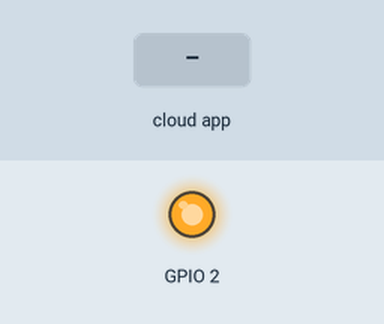
A sketch run on a simulated ESP8266 (NodeMCU). Shown: output pins drawn as LEDs (lit = HIGH). The inputs (shaded band) are chosen by the test bench.

Above: at 2.7 s.
2.8 s: the phone or cloud app sets 0 to 1
At 4.5 s:
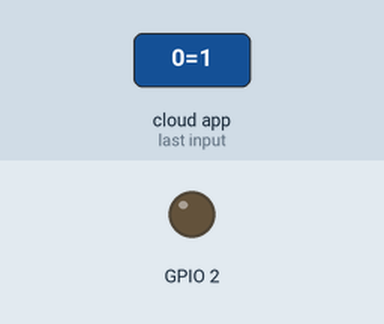
5.0 s: the phone or cloud app sets 0 to 0
At 6.1 s:
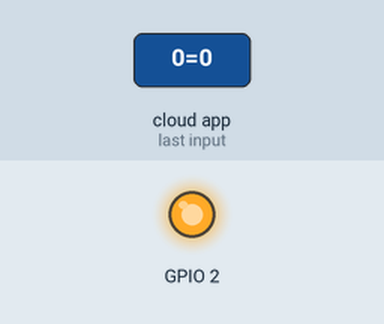
Timing chart, 0 to 8.0 s (numbered marks = the images above; inputs shaded):
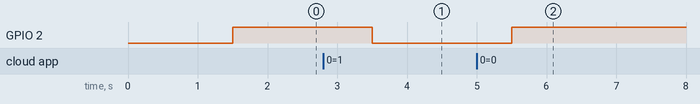

Measured:
- after the input at 2.8 s, GPIO 2: HIGH → LOW after 0.70 s
- after the input at 5.0 s, GPIO 2: LOW → HIGH after 0.50 s

The sketch:

MQTT01.ino
```cpp
#include <CayenneMQTTESP8266.h>
#define CAYENNE_DEBUG
#define CAYENNE_PRINT Serial
char ssid[]="Thinuli";
char password[]="ck0713425680";

char username[] ="1cc69a40-e413-11e9-b49d-5f4b6757b1bf";
char mqtt_password[]="8df1f577ad5c2a57b7860a9ac593cc779d5aa31f";
char client_id[]="38348b70-e413-11e9-a38a-d57172a4b4d4";
void setup() {
  // put your setup code here, to run once:
  Cayenne.begin(username,mqtt_password,client_id,ssid,password);
  pinMode(2,OUTPUT);
  digitalWrite(2,HIGH);
}

void loop() {
  // put your main code here, to run repeatedly:
  Cayenne.loop();
}

CAYENNE_IN(0){
  digitalWrite(2,!getValue.asInt());
  }
```
